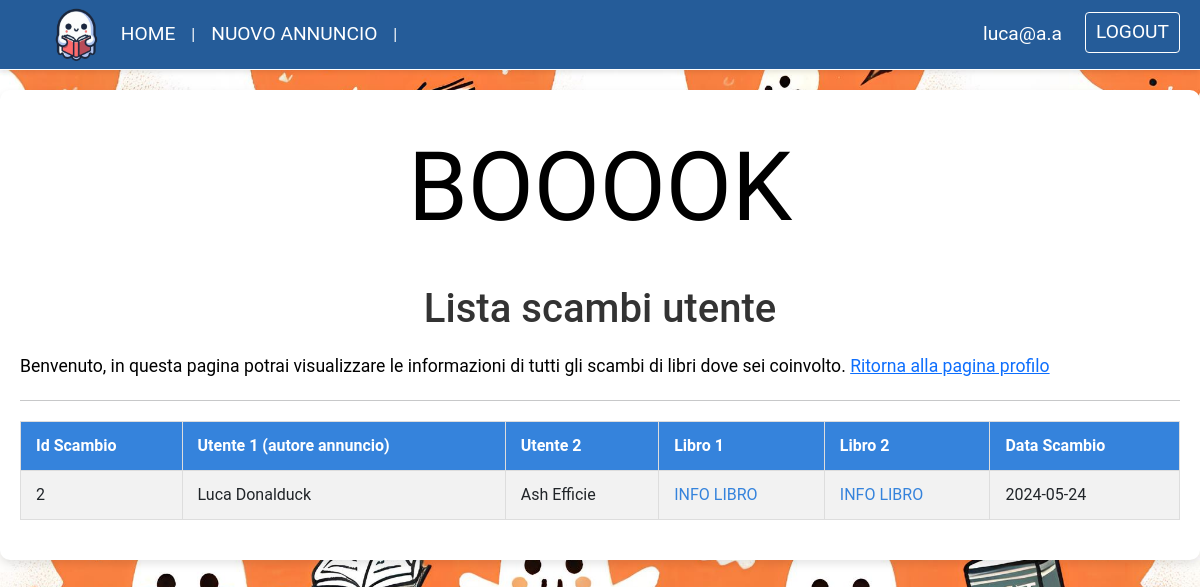
The app's page /recordPage.php (signed in) with its own data.
### tables this page shows
CREATE TABLE `scambi` (
  `id_scambio` int(11) NOT NULL,
  `data` varchar(30) NOT NULL,
  `ora` varchar(30) NOT NULL,
  `fk_id_utente1` int(11) NOT NULL,
  `fk_id_utente2` int(11) NOT NULL,
  `fk_id_copia_libro1` int(11) NOT NULL,
  `fk_id_copia_libro2` int(11) NOT NULL
);

CREATE TABLE `utenti` (
  `id_utente` int(11) NOT NULL,
  `nome` varchar(50) NOT NULL,
  `cognome` varchar(50) NOT NULL,
  `email` varchar(50) NOT NULL,
  `pw` varchar(70) NOT NULL,
  `tipo` varchar(50) NOT NULL,
  `srcUser` varchar(8) NOT NULL DEFAULT 'icon.png'
);

### recordPage.php (the view, shortened to what this page needs)
<?php
$user_id = $_SESSION['user_id'];
$servername = "localhost";
$username = "root";
$pw = "";
$dbname = "booook";
$conn = new mysqli($servername, $username, $pw, $dbname);
?>
<!DOCTYPE html>
<html lang="en">
<head>
    <link href="https://cdn.jsdelivr.net/npm/bootstrap@5.0.2/dist/css/bootstrap.min.css" rel="stylesheet">
    <link rel="stylesheet" href="stylesheet/recordPage.css">
    <link href="stylesheet/nav.css" rel="stylesheet" type="text/css">
</head>
<body>
    <?php include 'navbar.php' ?>
    <div id="wrapper">
        <h1 id="title">BOOOOK</h1>
        <h2>Lista scambi utente</h2>
        <p id="description">Benvenuto, in questa pagina potrai visualizzare le informazioni di tutti gli scambi di libri dove sei coinvolto. <a href="profilo.php">Ritorna alla pagina profilo</a></p>
        <hr></hr>
        <table id="records-table">
            <tr>
                <th>Id Scambio</th>
                <th>Utente 1 (autore annuncio)</th>
                <th>Utente 2</th>
                <th>Libro 1</th>
                <th>Libro 2</th>
                <th>Data Scambio</th>
            </tr>
            <?php
            $sql = "SELECT
                        id_scambio,
                        utente_poster.nome as poster_nome,
                        utente_poster.cognome as poster_cognome,
                        utente_accettatore.nome as accettatore_nome,
                        utente_accettatore.cognome as accettatore_cognome,
                        libro1.fk_id_info_libro as libro1_fk_id_info_libro,
                        libro2.fk_id_info_libro as libro2_fk_id_info_libro,
                        scambi.data as data_scambio
                    FROM scambi
                    LEFT JOIN utenti AS utente_poster ON scambi.fk_id_utente1 = utente_poster.id_utente
                    LEFT JOIN utenti AS utente_accettatore ON scambi.fk_id_utente2 = utente_accettatore.id_utente
                    LEFT JOIN copia_libri AS libro1 ON scambi.fk_id_copia_libro1 = libro1.id_copia_libro
                    LEFT JOIN copia_libri AS libro2 ON scambi.fk_id_copia_libro2 = libro2.id_copia_libro
                    WHERE utente_poster.id_utente = $user_id OR utente_accettatore.id_utente = $user_id
                    ORDER BY data DESC";
            $result = $conn->query($sql);
            if($result->num_rows > 0) {
                while($row = $result->fetch_assoc()) {
                    echo "<tr>";
                    echo "<td>". $row['id_scambio'] ."</td>";
                    echo "<td>". $row['poster_nome'] . " " . $row['poster_cognome'] ."</td>";
                    echo "<td>". $row['accettatore_nome'] . " " . $row['accettatore_cognome'] ."</td>";
                    echo "<td><a href='pagina_libro.php?id_libro=". $row['libro1_fk_id_info_libro'] ."'>INFO LIBRO</a></td>";
                    echo "<td><a href='pagina_libro.php?id_libro=". $row['libro2_fk_id_info_libro'] ."'>INFO LIBRO</a></td>";
                    echo "<td>". $row['data_scambio'] ."</td>";
                    echo "</tr>";
                }
            }
            else {
                echo "<tr><td colspan='6'>Nessun record trovato</td></tr>";
            }
            ?>
        </table>
    </div>
</body>
</html>

### stylesheet/recordPage.css (style rules this page uses)
body { margin: 0; padding: 0; padding-top: 70px; font-family: 'Roboto', sans-serif; background-color: #FF6542; background-image: url('../images/backgrounds/home.jpeg'); background-size: cover; }
#wrapper { max-width: 1200px; margin: 20px auto; padding: 20px; background-color: #ffffff; box-shadow: 0 4px 8px rgba(0,0,0,0.1); border-radius: 10px; }
#title { margin: auto; text-align: center; color: #000000; font-family: "Rubik Doodle Shadow", system-ui; font-weight: 400; font-style: normal; font-size: 6em; margin-top: 20px; margin-bottom: 40px; }
#description { text-align: start; color: #000000; font-size: 1.1em; margin-bottom: 20px; }
h2 { text-align: center; color: #333; font-size: 2.5em; margin-bottom: 20px; }
#records-table { width: 100%; border-collapse: collapse; margin: 20px 0; font-size: 1em; text-align: left; }
#records-table th, #records-table td { padding: 12px 15px; border: 1px solid #ddd; }
#records-table th { background-color: #3583dc; color: #ffffff; font-weight: bold; }
#records-table tr:nth-child(even) { background-color: #f2f2f2; }
#records-table td a { color: #3583dc; text-decoration: none; }

### records on screen
scambi: id_scambio "2", fk_id_utente1.nome "Luca", fk_id_utente1.cognome "Donalduck", fk_id_utente2.nome "Ash", fk_id_utente2.cognome "Efficie", data "2024-05-24"

### other values on screen
$email "luca@a.a"
